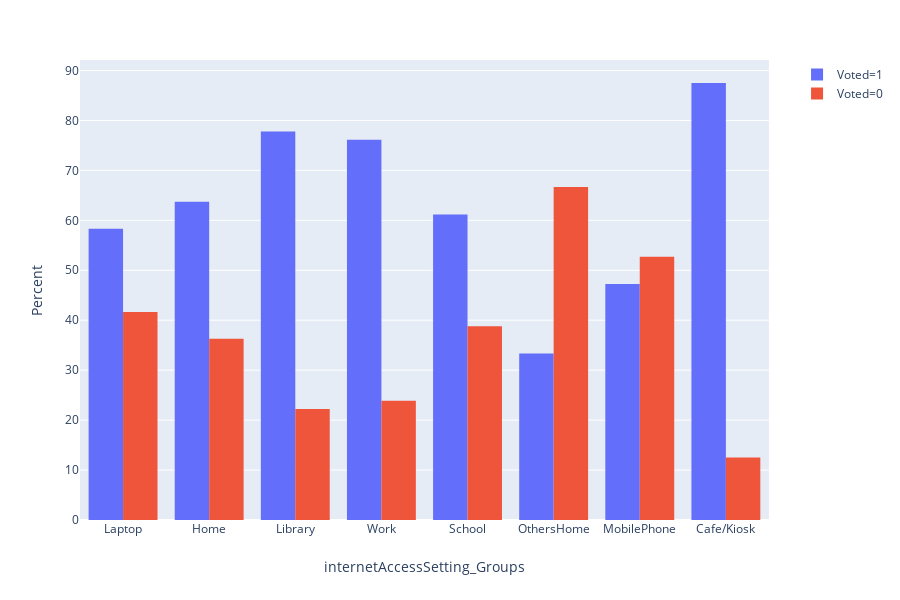

Notebook cell for this chart:
### Markdown cell above
# Voted vs Internet Access

### Code cell
ShowTwoWayHeatmap(data,'internetAccessSetting_Groups','Voted', normalize=False)

fig=px.histogram(data, x='internetAccessSetting_Groups',color='Voted',color_discrete_map=color_discrete_map,barnorm='percent')
fig.update_layout(barmode='group',yaxis_title="Percent")

### Figure 1 — Plotly figure (JSON) as saved in the notebook; plotly's stock layout.template omitted (floating-point values rounded to 4 significant figures; data arrays with more than 128 entries replaced by an {"elided": "..."} marker saying what was removed)
{"data": [{"alignmentgroup": "True", "bingroup": "x", "hoverlabel": {"namelength": 0}, "hovertemplate": "Voted=1<br>internetAccessSetting_Groups=%{x}<br>count=%{y}", "legendgroup": "Voted=1", "marker": {"color": "#636EFA"}, "name": "Voted=1", "offsetgroup": "Voted=1", "orientation": "v", "showlegend": true, "type": "histogram", "x": {"elided": "769 str values"}, "xaxis": "x", "yaxis": "y"}, {"alignmentgroup": "True", "bingroup": "x", "hoverlabel": {"namelength": 0}, "hovertemplate": "Voted=0<br>internetAccessSetting_Groups=%{x}<br>count=%{y}", "legendgroup": "Voted=0", "marker": {"color": "#EF553B"}, "name": "Voted=0", "offsetgroup": "Voted=0", "orientation": "v", "showlegend": true, "type": "histogram", "x": {"elided": "459 str values"}, "xaxis": "x", "yaxis": "y"}], "layout": {"barmode": "group", "barnorm": "percent", "height": 600, "legend": {"tracegroupgap": 0}, "margin": {"t": 60}, "xaxis": {"anchor": "y", "domain": [0, 0.98], "title": {"text": "internetAccessSetting_Groups"}}, "yaxis": {"anchor": "x", "domain": [0, 1], "title": {"text": "Percent"}}}}
